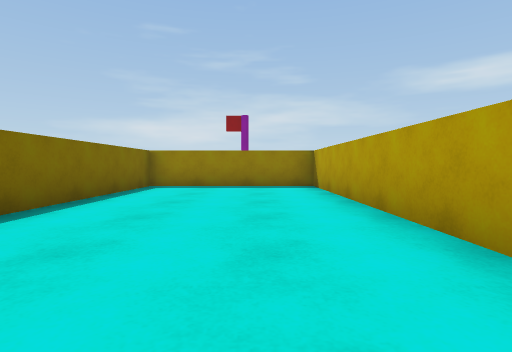
View 1 (above)

24 first-person views from a walk through a Unity game level. The camera is 0.58 m above the floor, tilts 2° down and sees 80° across. The floor is counted in squares, 1 m on a side. Each view is taken from the middle of a square. On the plan, view 1 faces up. The plan holds only what a view shows up to about 9 squares ahead; the rest is blank. The place goes on beyond the plan. The player character is not drawn. Surface patterns are stand-ins for the level's own textures.

View 2
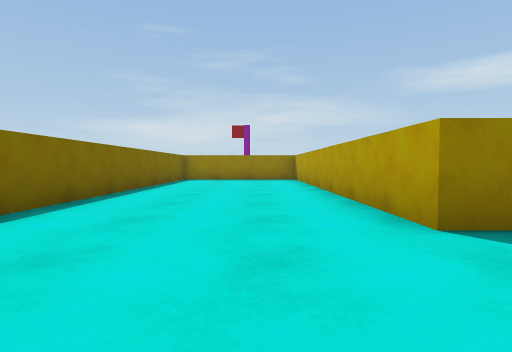

View 3
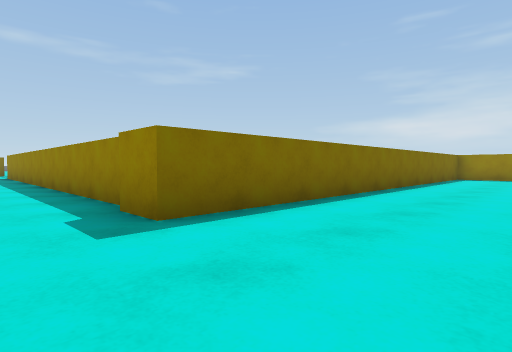

View 4
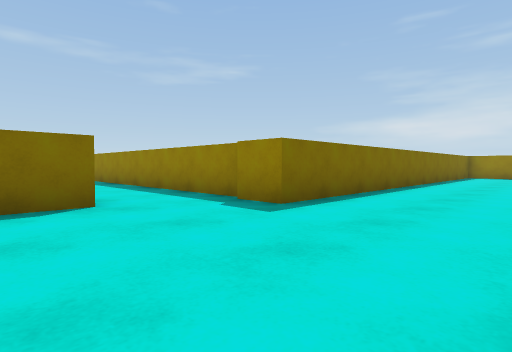

View 5
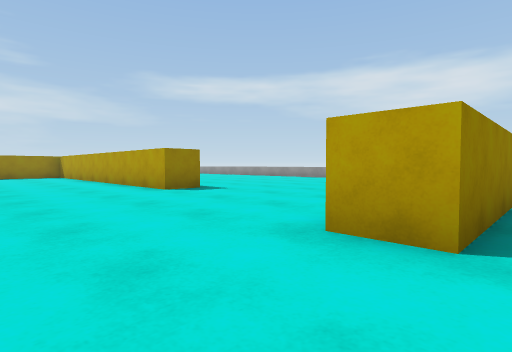

View 6
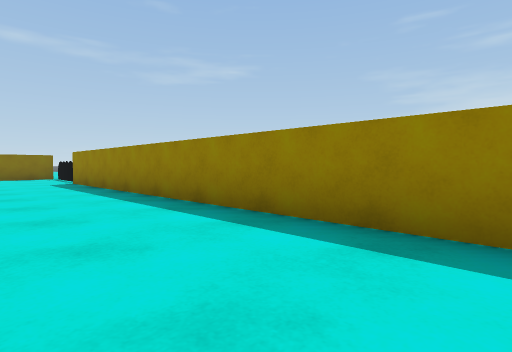

View 7
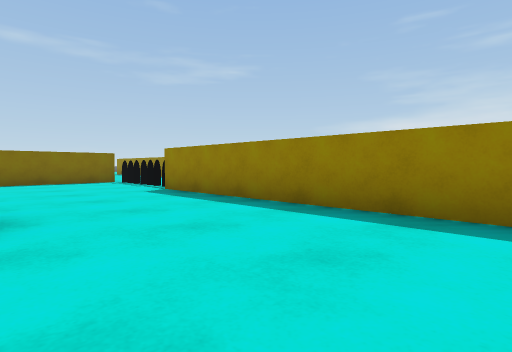

View 8
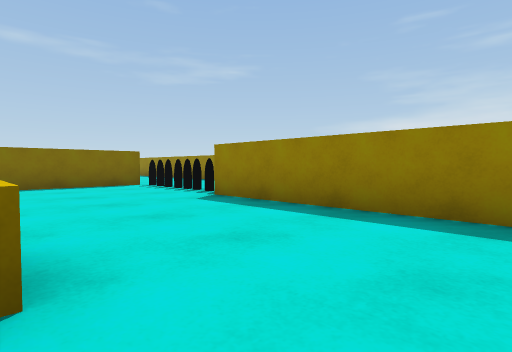

View 9
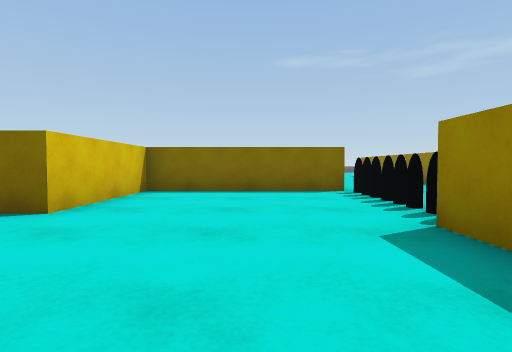

View 10
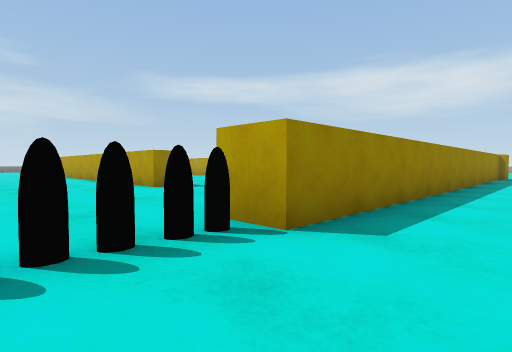

View 11
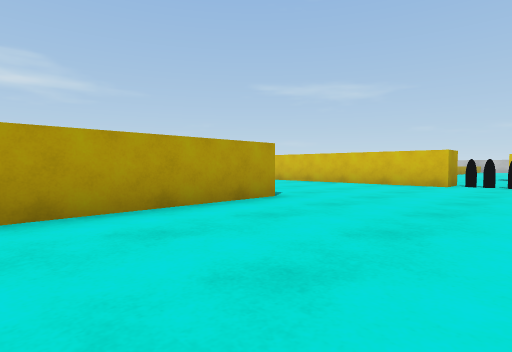

View 12
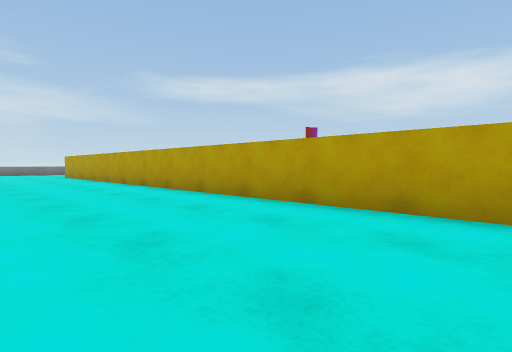

View 13
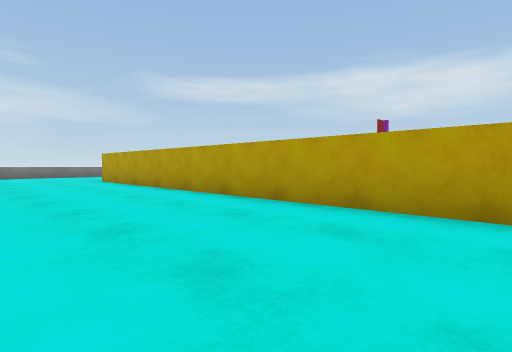

View 14
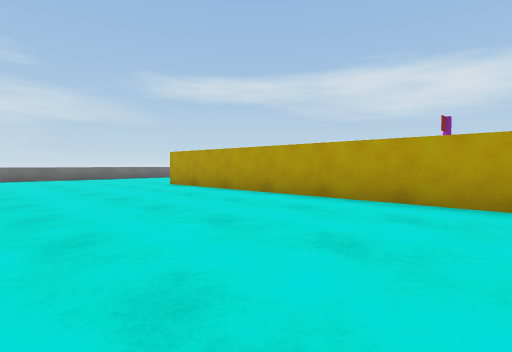

View 15
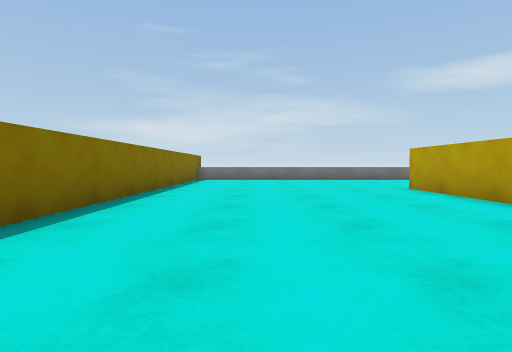

View 16
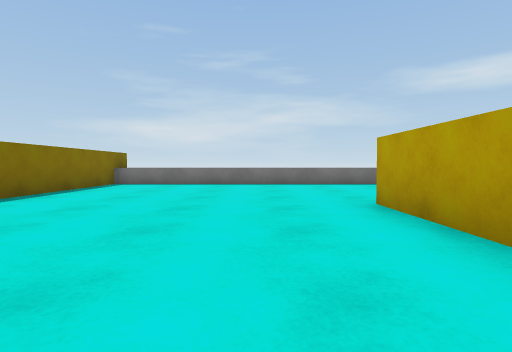

View 17
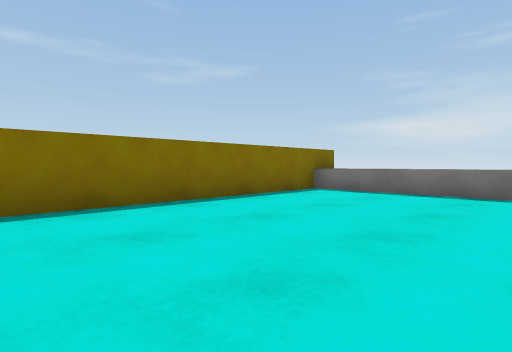

View 18
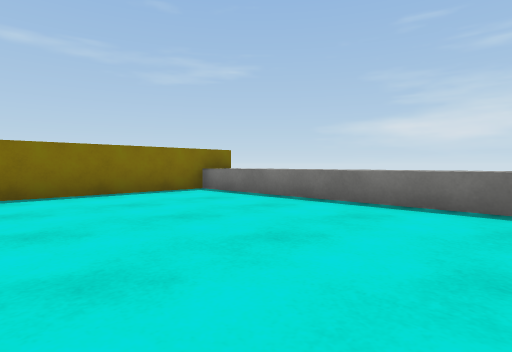

View 19
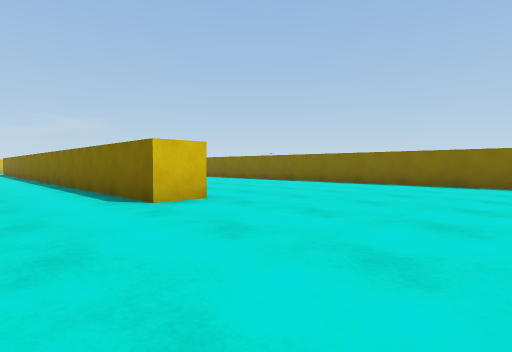

View 20
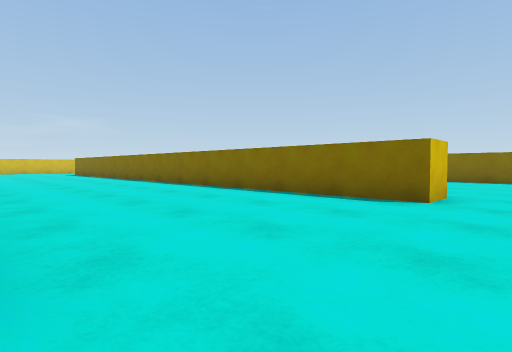

View 21
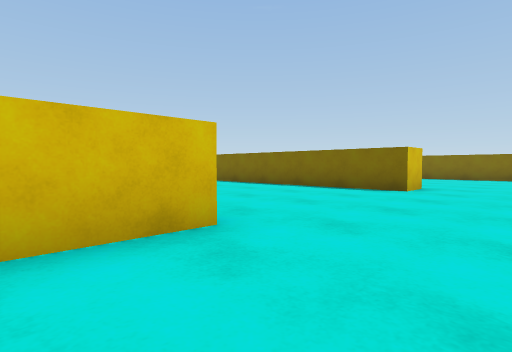

View 22
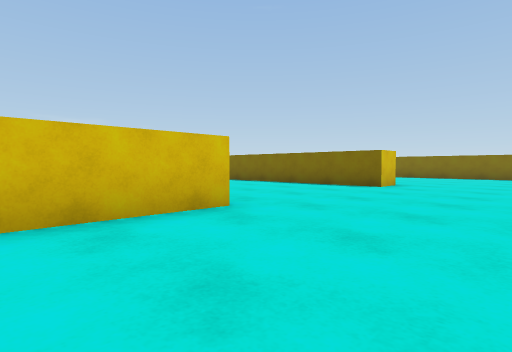

View 23
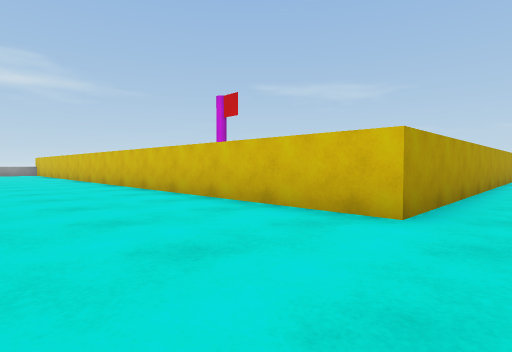

View 24
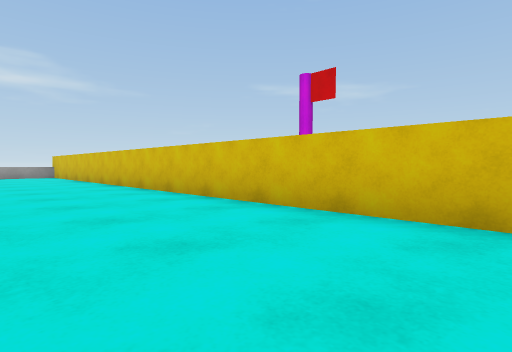

### Floor plan
Points are (right, up) in squares from view 1. A wall is a line through its corners. A room is listed if a view was taken in it or the views show most of it. See-through windows are left out.
Room 1 (views 1, 2, 3, 4, 5)
walls: (2.5, -1.3) (1.6, -1.3) (1.6, 8.5) (-3, 8.5) (-3, -4.5) (-4, -4.5); (-4.1, -4.3) (-5.6, -4.3); (-4.6, -6.5) (-4.6, -7.6); (2.5, -7.5) (0.3, -7.5) (0.3, -6.5)
ways out: opening at (-5, -5.5) to room 2
Room 2 (views 6, 7, 8, 9, 10, 11, 12, 13, 14, 15, 16, 17, 18, 19, 20, 21, 22, 23, 24)
walls: (-8.8, 12.4) (-8.8, 20.6) (2.5, 20.6); (-14.6, 1.7) (-15.2, 1.7) (-15.2, 20.6) (-14.2, 20.6) (-14.2, 14.4); (-5.6, -4.3) (-16.9, -4.3) (-16.9, -3.3) (-15.5, -3.3); (-20.9, -3.9) (-20.9, -8.5) (-19.9, -8.5); (-21.4, 26.5) (-21.4, 15.8)
low walls: (-15.4, 25.5) (-21.5, 25.5)
ways out: opening at (-5, -5.5) to room 1
objects: spikes (-20, -4); cylinder (-1, 16) to (-1, 17)

Where each view was taken, in squares from view 1:
view 1: 0 up, 0 right, facing up
view 2: 4 down, 0 right, facing up
view 3: 6 down, 0 right, facing up-left
view 4: 8 down, 0 right, facing up-left
view 5: 8 down, 2 left, facing up-right
view 6: 7 down, 6 left, facing up-left
view 7: 8 down, 10 left, facing up-left
view 8: 8 down, 12 left, facing up-left
view 9: 6 down, 14 left, facing left
view 10: 6 down, 19 left, facing up-right
view 11: 6 up, 19 left, facing down-right
view 12: 4 up, 19 left, facing up-right
view 13: 9 up, 19 left, facing up-right
view 14: 12 up, 20 left, facing up-right
view 15: 13 up, 19 left, facing up
view 16: 16 up, 17 left, facing up
view 17: 19 up, 17 left, facing up-left
view 18: 21 up, 15 left, facing up-left
view 19: 25 up, 12 left, facing down-left
view 20: 22 up, 9 left, facing down-left
view 21: 23 up, 7 left, facing down-left
view 22: 24 up, 6 left, facing down-left
view 23: 24 up, 10 left, facing down-right
view 24: 24 up, 6 left, facing down-right
